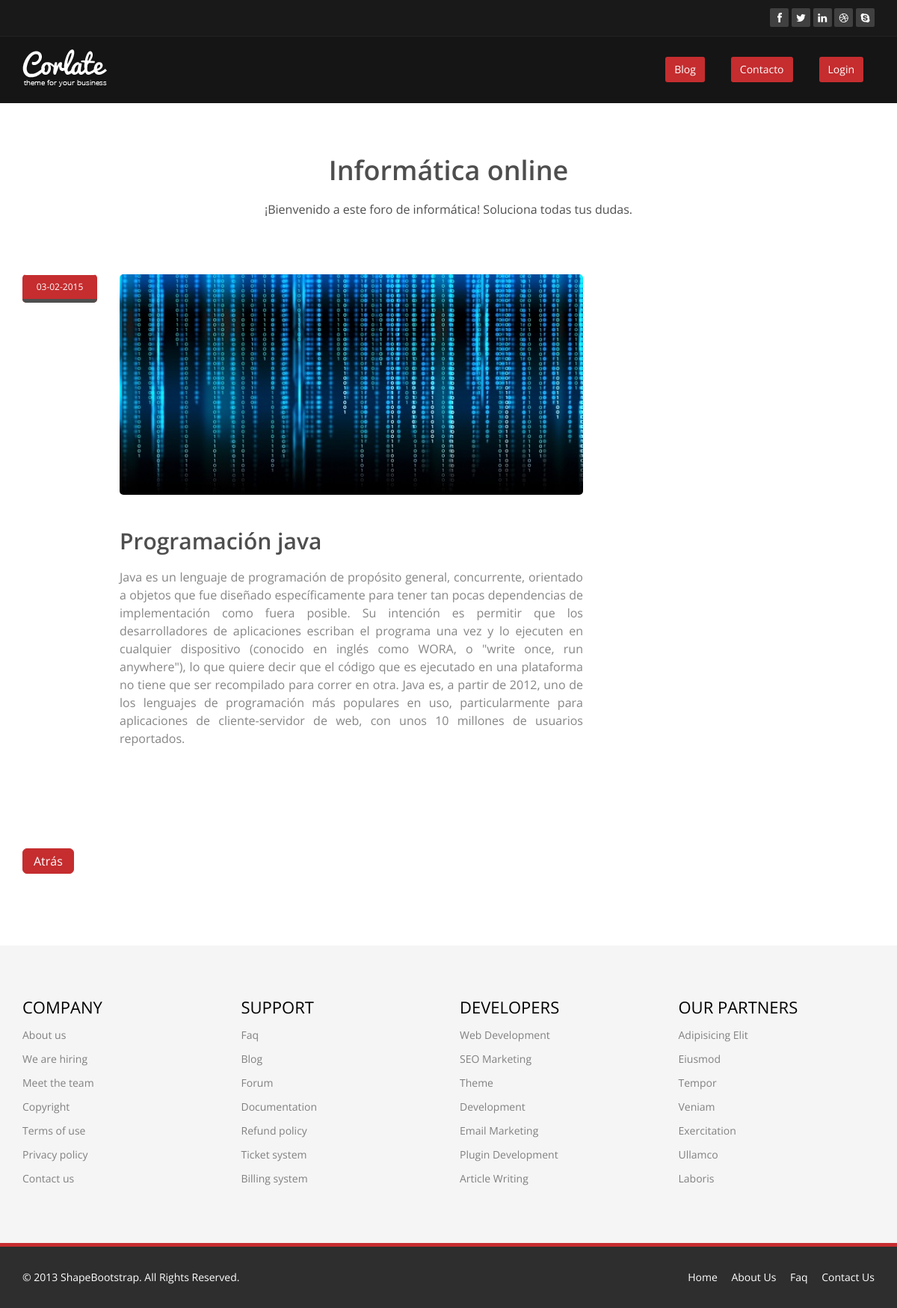
The page /single_post.php?id_post=21 on the database its author committed.
### tables this page shows
CREATE TABLE IF NOT EXISTS `post` (
  `id_post` int(11) NOT NULL AUTO_INCREMENT,
  `id_category` int(11) NOT NULL,
  `title_post` varchar(35) NOT NULL,
  `body_post` text NOT NULL,
  `tag_post` varchar(60) DEFAULT NULL,
  `image_post` varchar(255) NOT NULL,
  `date_post` timestamp NOT NULL DEFAULT CURRENT_TIMESTAMP ON UPDATE CURRENT_TIMESTAMP,
  PRIMARY KEY (`id_post`)
);

### include/config.php (called while the page is built, shortened)
<?php
	$base_url = "http://localhost/blog/";
?>

### single_post.php (the view, shortened to what this page needs)
<?php include "/include/config.php"; ?>
<!DOCTYPE html>
<html lang="en">
<head>
    <link href="css/bootstrap.min.css" rel="stylesheet">
    <link href="css/font-awesome.min.css" rel="stylesheet">
    <link href="css/prettyPhoto.css" rel="stylesheet">
    <link href="css/animate.min.css" rel="stylesheet">
    <link href="css/main.css" rel="stylesheet">
    <link href="css/responsive.css" rel="stylesheet">
</head>
<body>
  <?php include "/include/header.php"; ?>
    <section id="blog" class="container">
        <div class="center">
            <h2>Informática online</h2>
            <p class="lead">¡Bienvenido a este foro de informática! Soluciona todas tus dudas.</p>
        </div>
        <div class="blog">
            <div class="row">
                 <div class="col-md-8">
                 	<?php $sql = "SELECT * FROM post WHERE id_post=".$_GET['id_post'];?>
                 	  	<?php if ($result =$mysqli -> query ($sql)){ ?>
                        	  <?php if ($result -> num_rows >0){?>
                        	  	 <?php $row = $result -> fetch_assoc(); ?>
                        	  	 	 <div class="blog-item">
				                        <div class="row">
				                            <div class="col-xs-12 col-sm-2 text-center">
				                                <div class="entry-meta">
				                                    <span id="publish_date"><?php echo date ("d-m-Y", strtotime($row ['date_post'])); ?></span>
				                                </div>
				                            </div>
				                            <div class="col-xs-12 col-sm-10 blog-content">
				                                <a href="#"><?php $target_path="uploads"; echo '<img class="img-responsive img-blog" src="'.$target_path."/".$row['image_post'].'" width="100%" alt="" >';?></a>
				                                <h2><?php echo $row ['title_post']; ?></h2>
				                                <h3  align="justify"><?php echo $row['body_post']; ?></h3>
				                            </div>
				                        </div>
				                    </div>
                        	  	 <?php } ?>
                        	  <?php } ?>
                    <ul class="pagination pagination-lg">
                    	<?php
							echo '<li class="active"><a href="'.$base_url.'index.php">Atrás</a></li>';
                    	 ?>
                    </ul>
                </div>
            </div>
        </div>
    </section>
  <?php include "/include/footer.php"; ?>
</body>
</html>

### css/main.css (style rules this page uses)
body { background: #fff; font-family: 'Open Sans', sans-serif; color:#4e4e4e; line-height: 22px; }
h1, h2, h3, h4, h5, h6 { font-weight: 600; font-family: 'Open Sans', sans-serif; color:#4e4e4e; }
h2 { font-size: 20px; }
h3 { font-size: 16px; color: #787878; font-weight: 400; line-height: 24px; }
a { color: #c52d2f; -webkit-transition: color 300ms, background-color 300ms; -moz-transition: color 300ms, background-color 300ms; -o-transition: color 300ms, background-color 300ms; transition: color 300ms, background-color 300ms; }
.center h2 { font-size: 36px; margin-top: 0; margin-bottom: 20px; }
body > section { padding: 70px 0; }
.center { text-align: center; padding-bottom: 55px; }
.lead { font-size: 16px; line-height: 24px; font-weight: 400; }
.blog-item { border-radius: 0; overflow: hidden; margin-bottom: 50px; }
.blog .blog-item .img-blog { border-radius: 5px; margin-bottom: 45px; }
.blog .blog-item .blog-content { padding-bottom: 25px; }
.blog .blog-item .blog-content h2 { margin-top: 0; font-size: 30px; }
.blog .blog-item .blog-content h3 { color: #858586; margin-bottom: 40px; }
.blog .blog-item .entry-meta { border-radius: 5px; overflow: hidden; }
.blog .blog-item .entry-meta > span { background: #f5f5f5; border-top: 1px solid #fff; display: block; font-size: 12px; overflow: hidden; padding: 5px; text-align: left; }
#publish_date { background: #c52d2f; border-bottom: 5px solid #4e4e4e; color: #fff; padding: 5px 0; text-align: center; }
.blog .blog-item .entry-meta > span { color: #ccc; }
ul.pagination > li > a { border: 1px solid #F1F1F1; margin-right:5px; border-radius: 5px; font-size: 16px; padding: 5px 14px; }
ul.pagination > li.active > a, ul.pagination > li:hover > a { background-color: #c52d2f !important; border-color: #c52d2f !important; color: #fff; }

### rows shown on the page
post: date_post "03-02-2015", image_post (picture), title_post "Programación java", body_post "Java es un lenguaje de programación de propósito general, concurrente, orientado a objetos que fue diseñado específicamente para tener tan pocas dependencias de implementación como fuera posible. Su intención es permitir que los desarrolladores de aplicaciones escriban el programa una vez y lo ejecuten en cualquier dispositivo (conocido en inglés como WORA, o \"write once, run anywhere\"), lo que quiere decir que el código que es ejecutado en una plataforma no tiene que ser recompilado para correr en otra. Java es, a partir de 2012, uno de los lenguajes de programación más populares en uso, particularmente para aplicaciones de cliente-servidor de web, con unos 10 millones de usuarios…"
